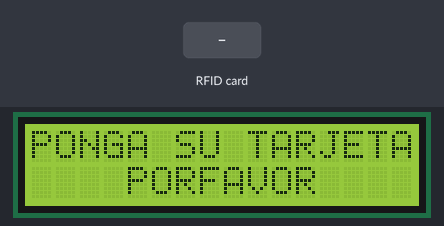
A sketch run on a simulated Arduino Uno, built with avr-gcc and run on an emulated ATmega328P. Parts: 16×2 character LCD. The test bench sets the inputs (shaded band). What the sketch prints to the serial monitor is not drawn.

Above: at 1.3 s.
1.4 s: RFID card 5E 7A 19 C4 held to the reader
At 2.0 s:
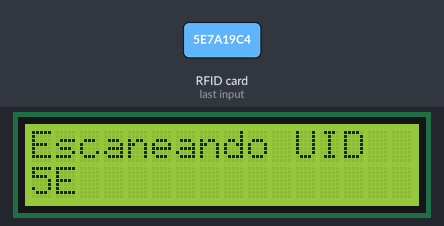
At 4.6 s:
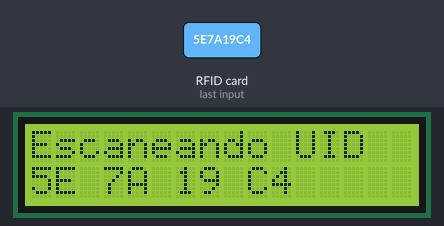
Timing chart, 0 to 6.1 s (numbered marks = the images above; inputs shaded):
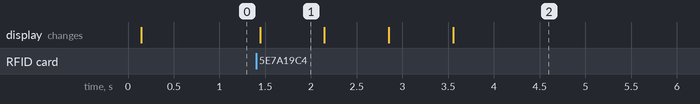

The sketch:

card_scanner.ino
```cpp
#include <LiquidCrystal_I2C.h>//LCD i2c display library
#include <SPI.h>//SPI library
#include <MFRC522.h>//RFID library


//pins and variables
#define RST_PIN 9
#define SS_PIN  10
byte readCard[4];
byte a = 0;

//"lcd" This is the name of the object created from the LiquidCrystal_I2C class
//"0x27" This is the I2C address of the LCD display
//"16,2" These numbers indicate that the display has 16 columns and 2 rows
LiquidCrystal_I2C lcd(0x27, 16, 2);
//"mfrc522" This is the name of the object created to interact with the RFID reader
//"SS_PIN and RST_PIN" These are Arduino pins connected to the RFID reader
MFRC522 mfrc522(SS_PIN, RST_PIN);


void setup() {
  Serial.begin(9600);
  lcd.init();//initialize the display
  lcd.backlight();//initialize the display
  while (!Serial);
  SPI.begin();//initializes the SPI (Serial Peripheral Interface) communication protocol on the Arduino
  mfrc522.PCD_Init();//initialize the RFID
  delay(4);//delay
  mfrc522.PCD_DumpVersionToSerial();
  lcd.setCursor(0, 0);//Set the cursors on the screen to place the letters
  lcd.print("PONGA SU TARJETA");//Draw on the screen
  lcd.setCursor(4, 1);//Set the cursors on the screen to place the letters
  lcd.print("PORFAVOR");//Draw on the screen
}


void loop() {
  //This part of the code detects whether a new RFID card is present, reads its UID (Unique Identifier), and displays a message on both the LCD and the Serial Monitor.
  if ( ! mfrc522.PICC_IsNewCardPresent()) {
    return 0;
  }
  if ( ! mfrc522.PICC_ReadCardSerial()) {
    return 0;
  }

  lcd.clear();//clear the screen
  lcd.setCursor(0, 0);
  lcd.print("Escaneando UID");
  a = 0;
  Serial.println(F("PICC's UID Escaneado:"));//write to the Arduino Serial Monitor
  //
  for ( uint8_t i = 0; i < 4; i++) {
    readCard[i] = mfrc522.uid.uidByte[i];
    Serial.print(readCard[i], HEX);
    Serial.print(" ");
    lcd.setCursor(a, 1);
    lcd.print(readCard[i], HEX);
    lcd.print(" ");
    delay(700);
    a += 3;
  }
  delay(4000);
  lcd.clear();
  lcd.print("PONGA SU TARJETA");
  lcd.setCursor(4, 1);
  lcd.print("PORFAVOR");
  Serial.println("");
  mfrc522.PICC_HaltA();
  return 1;

}
```

Measured:
- after the input at 1.4 s, the display: changes at once (image 1)
- what the display in image 1 shows lasts 0.7 s, from 1.4 s to 2.1 s
